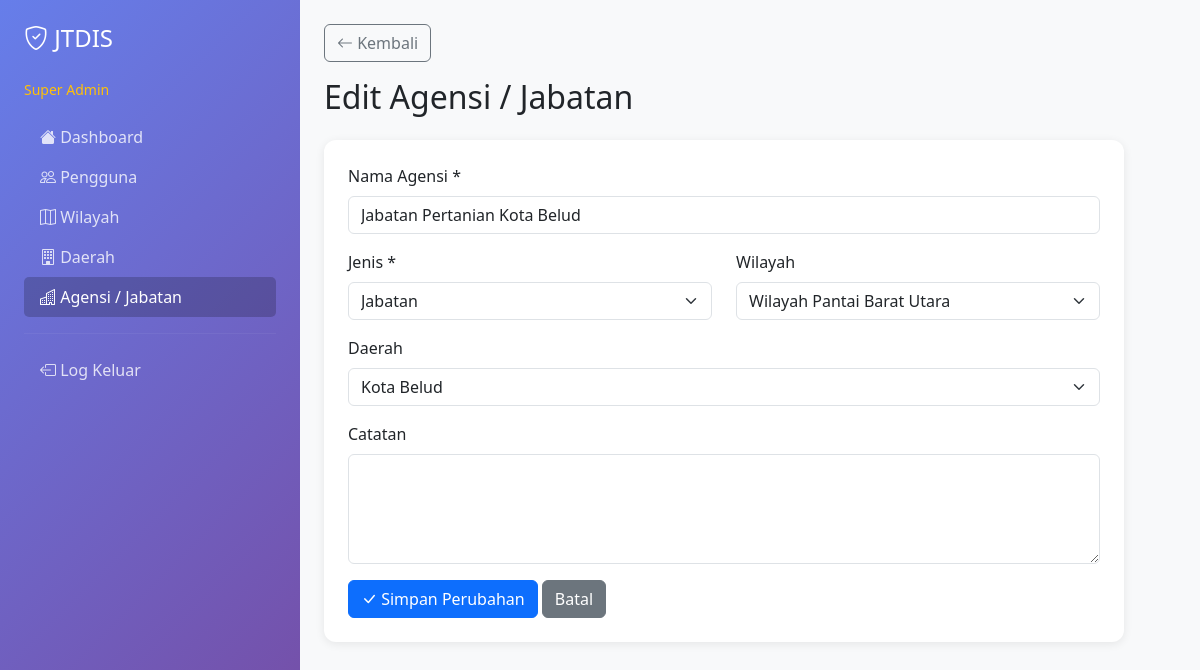
Page /pages/superadmin/agensi/edit.php?id=2 (signed in) on the committed database.
### tables this page shows
CREATE TABLE `agensi` (
  `agensi_id` int(11) NOT NULL,
  `nama_agensi` varchar(200) NOT NULL,
  `daerah_id` int(11) DEFAULT NULL,
  `wilayah_id` int(11) DEFAULT NULL,
  `jenis_agensi` enum('kementerian','jabatan','pejabat_daerah','lain') DEFAULT 'lain',
  `catatan` text DEFAULT NULL
);

CREATE TABLE `wilayah` (
  `wilayah_id` int(11) NOT NULL,
  `nama_wilayah` varchar(100) NOT NULL,
  `jenis` enum('ibu_pejabat','wilayah') NOT NULL,
  `kod_wilayah` varchar(20) DEFAULT NULL
);

CREATE TABLE `daerah` (
  `daerah_id` int(11) NOT NULL,
  `nama_daerah` varchar(100) NOT NULL,
  `wilayah_id` int(11) NOT NULL,
  `kod_daerah` varchar(20) DEFAULT NULL
);

### includes/functions.php (called while the page is built, shortened)
<?php
function escapeOutput($text) {
    return htmlspecialchars($text, ENT_QUOTES, 'UTF-8');
}
?>

### pages/superadmin/agensi/edit.php (the view, shortened to what this page needs)
<?php
require_once '../../../includes/functions.php';
$agensi_id = (int) ($_GET['id'] ?? 0);
$query = "SELECT * FROM agensi WHERE agensi_id = ?";
$stmt = mysqli_prepare($conn, $query);
mysqli_stmt_bind_param($stmt, 'i', $agensi_id);
mysqli_stmt_execute($stmt);
$result = mysqli_stmt_get_result($stmt);
$agensi = mysqli_fetch_assoc($result);
$wilayah_list = mysqli_fetch_all(mysqli_query($conn, "SELECT wilayah_id, nama_wilayah FROM wilayah ORDER BY nama_wilayah ASC"), MYSQLI_ASSOC);
$daerah_list = mysqli_fetch_all(mysqli_query($conn, "SELECT daerah_id, nama_daerah, wilayah_id FROM daerah ORDER BY nama_daerah ASC"), MYSQLI_ASSOC);
?>
<!DOCTYPE html>
<html lang="ms">
<head>
    <link href="https://cdn.jsdelivr.net/npm/bootstrap@5.3.0/dist/css/bootstrap.min.css" rel="stylesheet">
    <link rel="stylesheet" href="https://cdn.jsdelivr.net/npm/bootstrap-icons@1.10.0/font/bootstrap-icons.css">
</head>
<body>
<div class="container-fluid">
    <div class="row">
        <div class="col-md-3 sidebar p-4">
            <h4 class="mb-4"><i class="bi bi-shield-check"></i> JTDIS</h4>
            <p class="text-warning mb-3"><small>Super Admin</small></p>
            <nav class="nav flex-column">
                <a class="nav-link" href="../dashboard.php"><i class="bi bi-house-fill"></i> Dashboard</a>
                <a class="nav-link" href="../pengguna/index.php"><i class="bi bi-people"></i> Pengguna</a>
                <a class="nav-link" href="../wilayah/index.php"><i class="bi bi-map"></i> Wilayah</a>
                <a class="nav-link" href="../daerah/index.php"><i class="bi bi-building"></i> Daerah</a>
                <a class="nav-link active" href="index.php"><i class="bi bi-buildings"></i> Agensi / Jabatan</a>
                <hr style="border-color: rgba(255,255,255,0.2);">
                <a class="nav-link" href="../../logout.php"><i class="bi bi-box-arrow-left"></i> Log Keluar</a>
            </nav>
        </div>
        <div class="col-md-9 p-4">
            <div class="mb-4">
                <a href="index.php" class="btn btn-outline-secondary mb-3"><i class="bi bi-arrow-left"></i> Kembali</a>
                <h2>Edit Agensi / Jabatan</h2>
            </div>
            <div class="card" style="max-width: 800px;">
                <div class="card-body p-4">
                    <form method="POST">
                        <div class="mb-3">
                            <label class="form-label">Nama Agensi *</label>
                            <input type="text" name="nama_agensi" class="form-control" value="<?php echo escapeOutput($agensi['nama_agensi']); ?>" required>
                        </div>
                        <div class="row">
                            <div class="col-md-6 mb-3">
                                <label class="form-label">Jenis *</label>
                                <select name="jenis_agensi" class="form-select" required>
                                    <option value="jabatan" <?php echo $agensi['jenis_agensi'] === 'jabatan' ? 'selected' : ''; ?>>Jabatan</option>
                                </select>
                            </div>
                            <div class="col-md-6 mb-3">
                                <label class="form-label">Wilayah</label>
                                <select name="wilayah_id" class="form-select">
                                    <?php foreach ($wilayah_list as $wilayah): ?>
                                        <option value="<?php echo (int) $wilayah['wilayah_id']; ?>" <?php echo ((int) ($agensi['wilayah_id'] ?? 0) === (int) $wilayah['wilayah_id']) ? 'selected' : ''; ?>><?php echo escapeOutput($wilayah['nama_wilayah']); ?></option>
                                    <?php endforeach; ?>
                                </select>
                            </div>
                        </div>
                        <div class="mb-3">
                            <label class="form-label">Daerah</label>
                            <select name="daerah_id" class="form-select">
                                <?php foreach ($daerah_list as $daerah): ?>
                                    <option value="<?php echo (int) $daerah['daerah_id']; ?>" <?php echo ((int) ($agensi['daerah_id'] ?? 0) === (int) $daerah['daerah_id']) ? 'selected' : ''; ?>><?php echo escapeOutput($daerah['nama_daerah']); ?></option>
                                <?php endforeach; ?>
                            </select>
                        </div>
                        <div class="mb-3">
                            <label class="form-label">Catatan</label>
                            <textarea name="catatan" class="form-control" rows="4"><?php echo escapeOutput($agensi['catatan'] ?? ''); ?></textarea>
                        </div>
                        <button type="submit" class="btn btn-primary"><i class="bi bi-check-lg"></i> Simpan Perubahan</button>
                        <a href="index.php" class="btn btn-secondary">Batal</a>
                    </form>
                </div>
            </div>
        </div>
    </div>
</div>
</body>
</html>

### pages/superadmin/agensi/edit.php (style rules this page uses)
body { background-color: #f8f9fa; }
.sidebar { background: linear-gradient(135deg, #667eea 0%, #764ba2 100%); min-height: 100vh; color: white; }
.nav-link { color: rgba(255,255,255,0.8); }
.nav-link:hover, .nav-link.active { color: white; background: rgba(0,0,0,0.2); border-radius: 5px; }
.card { border: none; border-radius: 12px; box-shadow: 0 2px 10px rgba(0,0,0,0.08); }

### rows in the picture
agensi: nama_agensi "Jabatan Pertanian Kota Belud", jenis_agensi "Jabatan", wilayah_id "Wilayah Pantai Barat Utara", daerah_id "Kota Belud"
